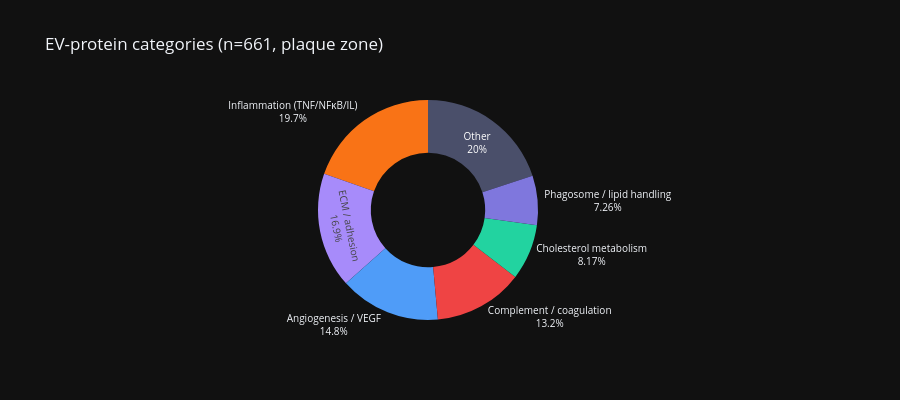
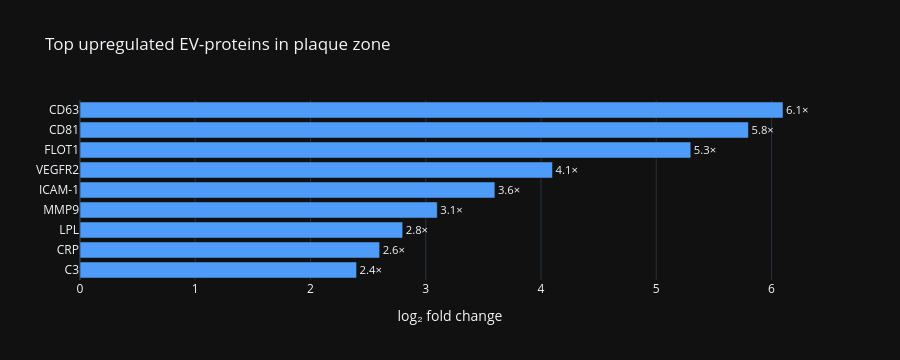

Notebook cell for these charts, in order:
### Markdown cell above
---
## Section 2 — EV-Protein Cargo (Dataset 1: Raju et al. ATVB 2025)

661 proteins differentially enriched in plaque-zone EVs (MS-based proteomics, 23 donor-matched pairs).

### Code cell
prot_cats = pd.DataFrame({
    'category': ['Inflammation\n(TNF/NFκB/IL)','ECM / adhesion','Angiogenesis\n/ VEGF',
                 'Complement /\ncoagulation','Cholesterol\nmetabolism',
                 'Phagosome /\nlipid handling','Other'],
    'n': [130, 112, 98, 87, 54, 48, 132],
    'color': ['#f97316','#a78bfa','#4f9cf8','#ef4444','#22d3a0','#7f77dd','#4a4f6a']
})

key_proteins = pd.DataFrame({
    'protein': ['CD63','CD81','FLOT1','VEGFR2','ICAM-1','MMP9','CRP','LPL','C3'],
    'log2FC':  [6.1,   5.8,   5.3,    4.1,     3.6,    3.1,   2.6,  2.8,  2.4],
    'cat':     ['EV marker','EV marker','EV marker','Angiogenesis',
                'Adhesion','ECM','Inflammation','Lipid','Complement']
})

# Donut
fig_donut = go.Figure(go.Pie(
    labels=prot_cats['category'], values=prot_cats['n'],
    marker_colors=prot_cats['color'], hole=0.52,
    textinfo='label+percent', textfont_size=10
))
fig_donut.update_layout(
    title='EV-protein categories (n=661, plaque zone)', showlegend=False,
    template='plotly_dark', height=400
)
fig_donut.show()

# Top proteins bar
kp = key_proteins.sort_values('log2FC')
fig_prot = go.Figure(go.Bar(
    x=kp['log2FC'], y=kp['protein'], orientation='h',
    marker_color='#4f9cf8', text=[f'{v:.1f}×' for v in kp['log2FC']],
    textposition='outside'
))
fig_prot.update_layout(title='Top upregulated EV-proteins in plaque zone',
                       xaxis_title='log₂ fold change', template='plotly_dark', height=360,
                       margin=dict(l=80, r=80))
fig_prot.show()

### Figure 1 — Plotly figure (JSON) as saved in the notebook; plotly's stock layout.template omitted (floating-point values rounded to 4 significant figures)
{"data": [{"hole": 0.52, "labels": ["Inflammation\n(TNF/NFκB/IL)", "ECM / adhesion", "Angiogenesis\n/ VEGF", "Complement /\ncoagulation", "Cholesterol\nmetabolism", "Phagosome /\nlipid handling", "Other"], "marker": {"colors": ["#f97316", "#a78bfa", "#4f9cf8", "#ef4444", "#22d3a0", "#7f77dd", "#4a4f6a"]}, "textfont": {"size": 10}, "textinfo": "label+percent", "type": "pie", "values": [130, 112, 98, 87, 54, 48, 132]}], "layout": {"height": 400, "showlegend": false, "title": {"text": "EV-protein categories (n=661, plaque zone)"}}}

### Figure 2 — Plotly figure (JSON) as saved in the notebook; plotly's stock layout.template omitted (floating-point values rounded to 4 significant figures)
{"data": [{"marker": {"color": "#4f9cf8"}, "orientation": "h", "text": ["2.4×", "2.6×", "2.8×", "3.1×", "3.6×", "4.1×", "5.3×", "5.8×", "6.1×"], "textposition": "outside", "type": "bar", "x": [2.4, 2.6, 2.8, 3.1, 3.6, 4.1, 5.3, 5.8, 6.1], "y": ["C3", "CRP", "LPL", "MMP9", "ICAM-1", "VEGFR2", "FLOT1", "CD81", "CD63"]}], "layout": {"height": 360, "margin": {"l": 80, "r": 80}, "title": {"text": "Top upregulated EV-proteins in plaque zone"}, "xaxis": {"title": {"text": "log₂ fold change"}}}}
